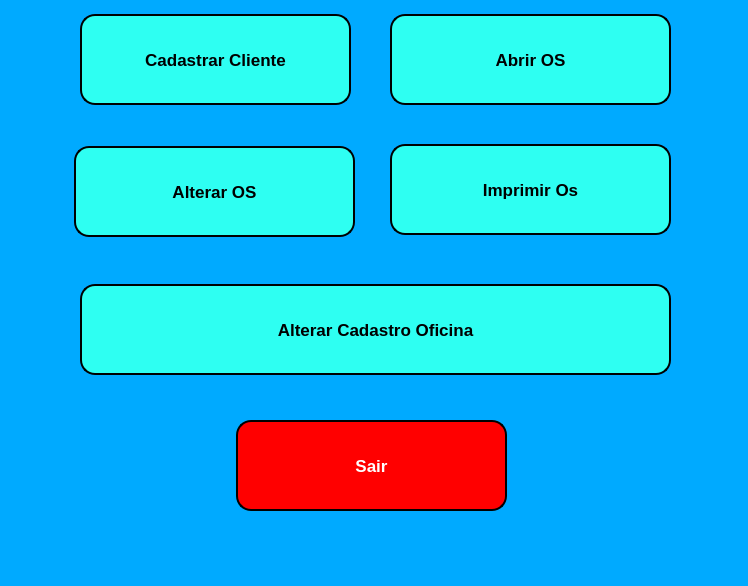
<?xml version="1.0" encoding="UTF-8"?>
<ui version="4.0">
 <class>menu_principal</class>
 <widget class="QMainWindow" name="menu_principal">
  <property name="geometry">
   <rect>
    <x>0</x>
    <y>0</y>
    <width>748</width>
    <height>586</height>
   </rect>
  </property>
  <property name="windowTitle">
   <string>Menu Principal</string>
  </property>
  <property name="styleSheet">
   <string notr="true">background-color: rgb(0, 170, 255);</string>
  </property>
  <widget class="QWidget" name="centralwidget">
   <widget class="QPushButton" name="pb_login">
    <property name="geometry">
     <rect>
      <x>80</x>
      <y>14</y>
      <width>271</width>
      <height>91</height>
     </rect>
    </property>
    <property name="font">
     <font>
      <pointsize>13</pointsize>
      <weight>75</weight>
      <bold>true</bold>
     </font>
    </property>
    <property name="styleSheet">
     <string notr="true">background-color: rgb(46, 255, 242);
border-style: outset;
border-width: 2px;
border-radius: 15px;
border-color: black;</string>
    </property>
    <property name="text">
     <string>Cadastrar Cliente</string>
    </property>
   </widget>
   <widget class="QPushButton" name="pb_login_2">
    <property name="geometry">
     <rect>
      <x>390</x>
      <y>14</y>
      <width>281</width>
      <height>91</height>
     </rect>
    </property>
    <property name="font">
     <font>
      <pointsize>13</pointsize>
      <weight>75</weight>
      <bold>true</bold>
     </font>
    </property>
    <property name="styleSheet">
     <string notr="true">background-color: rgb(46, 255, 242);
border-style: outset;
border-width: 2px;
border-radius: 15px;
border-color: black;</string>
    </property>
    <property name="text">
     <string>Abrir OS</string>
    </property>
   </widget>
   <widget class="QPushButton" name="pb_login_3">
    <property name="geometry">
     <rect>
      <x>390</x>
      <y>144</y>
      <width>281</width>
      <height>91</height>
     </rect>
    </property>
    <property name="font">
     <font>
      <pointsize>13</pointsize>
      <weight>75</weight>
      <bold>true</bold>
     </font>
    </property>
    <property name="styleSheet">
     <string notr="true">background-color: rgb(46, 255, 242);
border-style: outset;
border-width: 2px;
border-radius: 15px;
border-color: black;</string>
    </property>
    <property name="text">
     <string>Imprimir Os</string>
    </property>
   </widget>
   <widget class="QPushButton" name="pb_login_4">
    <property name="geometry">
     <rect>
      <x>236</x>
      <y>420</y>
      <width>271</width>
      <height>91</height>
     </rect>
    </property>
    <property name="font">
     <font>
      <pointsize>13</pointsize>
      <weight>75</weight>
      <bold>true</bold>
     </font>
    </property>
    <property name="styleSheet">
     <string notr="true">background-color: rgb(46, 255, 242);
color: rgb(255, 255, 255);
background-color: rgb(255, 0, 0);
border-style: outset;
border-width: 2px;
border-radius: 15px;
border-color: black;</string>
    </property>
    <property name="text">
     <string>Sair</string>
    </property>
   </widget>
   <widget class="QPushButton" name="pb_login_5">
    <property name="geometry">
     <rect>
      <x>80</x>
      <y>284</y>
      <width>591</width>
      <height>91</height>
     </rect>
    </property>
    <property name="font">
     <font>
      <pointsize>13</pointsize>
      <weight>75</weight>
      <bold>true</bold>
     </font>
    </property>
    <property name="styleSheet">
     <string notr="true">background-color: rgb(46, 255, 242);
border-style: outset;
border-width: 2px;
border-radius: 15px;
border-color: black;</string>
    </property>
    <property name="text">
     <string>Alterar Cadastro Oficina</string>
    </property>
   </widget>
   <widget class="QPushButton" name="pb_login_6">
    <property name="geometry">
     <rect>
      <x>74</x>
      <y>146</y>
      <width>281</width>
      <height>91</height>
     </rect>
    </property>
    <property name="font">
     <font>
      <pointsize>13</pointsize>
      <weight>75</weight>
      <bold>true</bold>
     </font>
    </property>
    <property name="styleSheet">
     <string notr="true">background-color: rgb(46, 255, 242);
border-style: outset;
border-width: 2px;
border-radius: 15px;
border-color: black;</string>
    </property>
    <property name="text">
     <string>Alterar OS</string>
    </property>
   </widget>
  </widget>
  <widget class="QMenuBar" name="menubar">
   <property name="geometry">
    <rect>
     <x>0</x>
     <y>0</y>
     <width>748</width>
     <height>26</height>
    </rect>
   </property>
  </widget>
  <widget class="QStatusBar" name="statusbar"/>
 </widget>
 <resources/>
 <connections/>
</ui>
